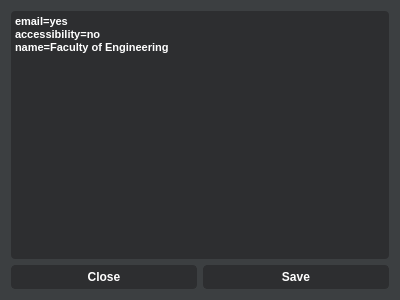
<?xml version="1.0" encoding="UTF-8"?>
<ui version="4.0">
 <class>Config_Editor</class>
 <widget class="QDialog" name="Config_Editor">
  <property name="geometry">
   <rect>
    <x>0</x>
    <y>0</y>
    <width>400</width>
    <height>300</height>
   </rect>
  </property>
  <property name="windowTitle">
   <string>Dialog</string>
  </property>
  <property name="styleSheet">
   <string notr="true">QWidget {
  background: #3C3F41;
  color: white;
  font: bold;
font-size: 12px;
}
QLineEdit{
  background: #2D2E30;
background-color: #2D2E30;
border-radius: 4px;
}
QLineEdit:focus{
  background: #0073C7; 
  background-color: #0073C7;
  border-radius: 4px;
}
QTextBrowser{
  background: #2D2E30;
background-color: #2D2E30;
border-radius: 4px;
}
/* Button Styles*/
QPushButton {
  border: 1px solid #2D2E30;
  background: #2D2E30;
  color: white;
  font: bold;
    border-radius: 4px;
}
QPushButton:hover:!pressed { 
  border: 2px solid #0073C7;
  background: #0073C7;
    border-radius: 4px;
}
QPushButton:checked { 
  border: 2px solid #0073C7;
  background: #0073C7;
    border-radius: 4px;
}
/* Menu Bar Styles */
QMenuBar {
    background-color:#3C3F41;
}

QMenuBar::item {
    spacing: 3px; /* spacing between menu bar items */
    padding: 10px 32px 10px 32px;
    background: transparent;
    border-radius: 4px;
    color: white;
}

QMenuBar::item:selected { /* when selected using mouse or keyboard */
    background: #0073C7;
}
QMenuBar::item:hover:!pressed{
  border: 2px solid #0073C7;
  background: #0073C7;
}

QMenu::item { 
  padding: 10px 32px 2px 20px;
  font: 14px;
 }
QMenu::item:selected { 
  background: #0073C7; 
  border-radius: 4px;
  color: white;
}
/* Spin Box Styles */
QAbstractSpinBox {
    background-color:#2D2E30;
    border-radius: 4px;
}
QAbstractSpinBox:focus{
  background: #0073C7;
background-color: #0073C7;
border-radius: 4px;
}
QAbstractSpinBox::up-button { 
  border: 0px solid #2D2E30;
}
QAbstractSpinBox::down-button { 
  border: 0px solid #2D2E30;
}
QAbstractSpinBox::up-arrow { 
  image:url(:/Content/spin_arrow_up_white.png);
  width:8;
  height:8;
  border-width: 0;
}
QAbstractSpinBox::down-arrow { 
  image:url(:/Content/spin_arrow_down_white.png);
  width:8;
  height:8;
  border-width: 0;
}
QAbstractSpinBox::up-arrow:hover:!pressed { 
  image:url(:/Content/spin_arrow_up_blue.png);
  width:8;
  height:8;
  border-width: 0;
}
QAbstractSpinBox::down-arrow:hover:!pressed { 
  image:url(:/Content/spin_arrow_down_blue.png);
  width:8;
  height:8;
  border-width: 0;
}
QComboBox {
    border: 1px solid gray;
    border-radius: 3px;
    padding: 1px 18px 1px 3px;
    min-width: 6em;
}

QComboBox:editable {
    background: white;
}

QComboBox:!editable, QComboBox::drop-down:editable {
     background: #2D2E30;
}

/* QComboBox gets the &quot;on&quot; state when the popup is open */
QComboBox:!editable:on, QComboBox::drop-down:editable:on {
    background:#0073C7;
}

QComboBox:on { /* shift the text when the popup opens */
    padding-top: 3px;
    padding-left: 4px;
}

QComboBox::drop-down {
    subcontrol-origin: padding;
    subcontrol-position: top right;
    width: 15px;

    border-left-width: 1px;
    border-left-color: darkgray;
    border-left-style: solid; /* just a single line */
    border-top-right-radius: 3px; /* same radius as the QComboBox */
    border-bottom-right-radius: 3px;
}

QComboBox::down-arrow {
    image: url(:/Content/spin_arrow_down_white.png);
  width: 8;
height: 8;
}

QComboBox::down-arrow:on { /* shift the arrow when popup is open */
    top: 1px;
    left: 1px;
}
QComboBox QAbstractItemView {
    border: 2px solid darkgray;
    selection-background-color:  #0073C7;
}</string>
  </property>
  <layout class="QGridLayout" name="gridLayout">
   <item row="0" column="0">
    <layout class="QVBoxLayout" name="verticalLayout">
     <item>
      <widget class="QTextBrowser" name="textBrowser">
       <property name="readOnly">
        <bool>false</bool>
       </property>
       <property name="html">
        <string>&lt;!DOCTYPE HTML PUBLIC &quot;-//W3C//DTD HTML 4.0//EN&quot; &quot;http://www.w3.org/TR/REC-html40/strict.dtd&quot;&gt;
&lt;html&gt;&lt;head&gt;&lt;meta name=&quot;qrichtext&quot; content=&quot;1&quot; /&gt;&lt;style type=&quot;text/css&quot;&gt;
p, li { white-space: pre-wrap; }
&lt;/style&gt;&lt;/head&gt;&lt;body style=&quot; font-family:'MS Shell Dlg 2'; font-size:12px; font-weight:600; font-style:normal;&quot;&gt;
&lt;p style=&quot; margin-top:0px; margin-bottom:0px; margin-left:0px; margin-right:0px; -qt-block-indent:0; text-indent:0px;&quot;&gt;&lt;span style=&quot; font-size:8.25pt;&quot;&gt;email=yes&lt;/span&gt;&lt;/p&gt;
&lt;p style=&quot; margin-top:0px; margin-bottom:0px; margin-left:0px; margin-right:0px; -qt-block-indent:0; text-indent:0px;&quot;&gt;&lt;span style=&quot; font-size:8.25pt;&quot;&gt;accessibility=no&lt;/span&gt;&lt;/p&gt;
&lt;p style=&quot; margin-top:0px; margin-bottom:0px; margin-left:0px; margin-right:0px; -qt-block-indent:0; text-indent:0px;&quot;&gt;&lt;span style=&quot; font-size:8.25pt;&quot;&gt;name=Faculty of Engineering&lt;/span&gt;&lt;/p&gt;
&lt;p style=&quot;-qt-paragraph-type:empty; margin-top:0px; margin-bottom:0px; margin-left:0px; margin-right:0px; -qt-block-indent:0; text-indent:0px; font-size:8.25pt;&quot;&gt;&lt;br /&gt;&lt;/p&gt;&lt;/body&gt;&lt;/html&gt;</string>
       </property>
      </widget>
     </item>
     <item>
      <layout class="QHBoxLayout" name="horizontalLayout">
       <item>
        <widget class="QPushButton" name="button_close">
         <property name="minimumSize">
          <size>
           <width>24</width>
           <height>24</height>
          </size>
         </property>
         <property name="maximumSize">
          <size>
           <width>16777215</width>
           <height>24</height>
          </size>
         </property>
         <property name="text">
          <string>Close</string>
         </property>
        </widget>
       </item>
       <item>
        <widget class="QPushButton" name="button_save">
         <property name="minimumSize">
          <size>
           <width>24</width>
           <height>24</height>
          </size>
         </property>
         <property name="maximumSize">
          <size>
           <width>4444</width>
           <height>24</height>
          </size>
         </property>
         <property name="text">
          <string>Save</string>
         </property>
        </widget>
       </item>
      </layout>
     </item>
    </layout>
   </item>
  </layout>
 </widget>
 <resources/>
 <connections/>
</ui>
